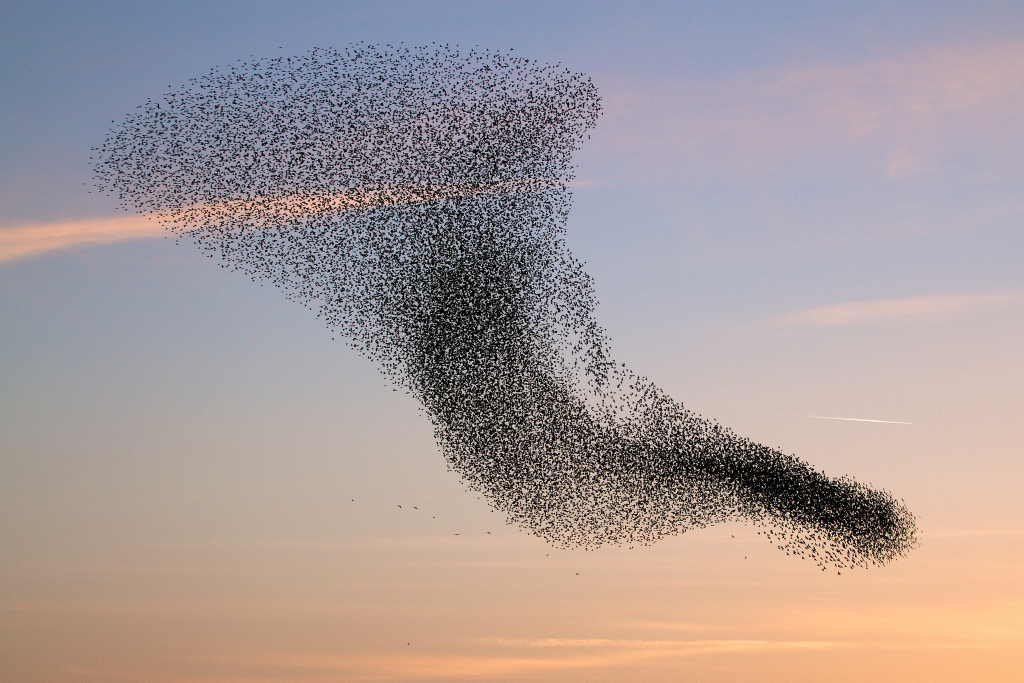
#> input picture 20211023/bird_swarm.jpg, 2048 x 1365 px, found by its file name (shown at 1/2 size)
$ python get_moments.py
#> lines starting #> are read from the running program, lines starting #| are printed output that depends on the picture; after the words box and inside, x2 and y2 are one past the last pixel; in counts of white or black regions, pixels touching at a corner belong together
import numpy as np
import os
import sys
import cv2


if __name__ == "__main__":
    img_file = "./images/bird_swarm.jpg"
    img = cv2.imread(img_file,cv2.IMREAD_COLOR)
#> img is the input picture: shape (1365, 2048, 3); mean B, G, R 153.4, 154.3, 167.2
    gray_img = cv2.cvtColor(img,cv2.COLOR_RGB2GRAY)
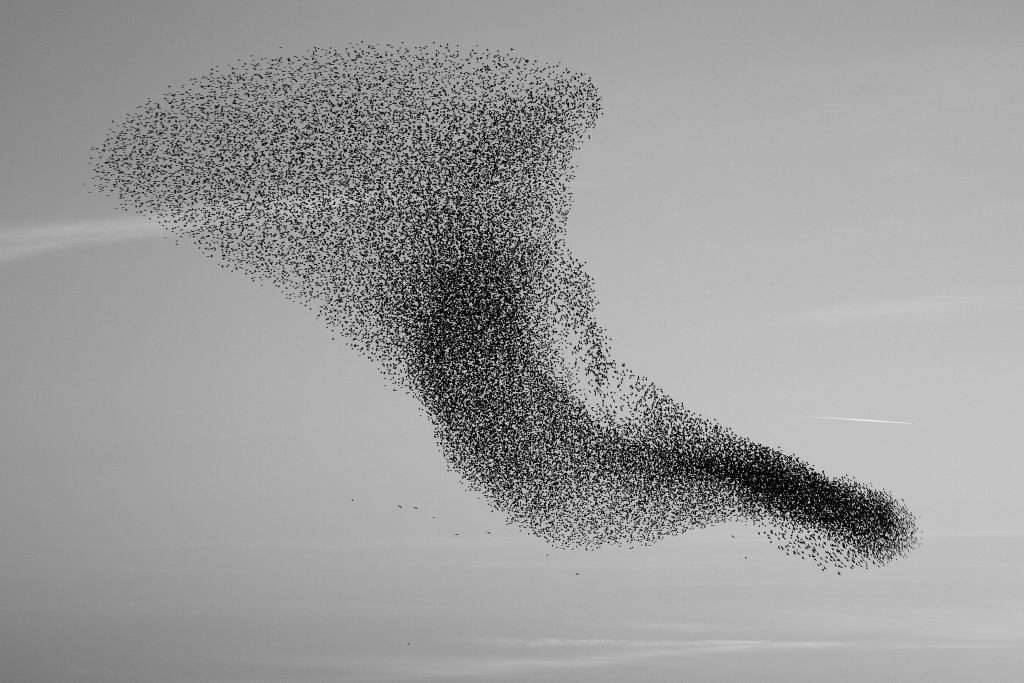
#> gray_img: shape (1365, 2048) (shown at 1/2 size); min 0, max 254, mean 155.5
    retval, bin_img = cv2.threshold(gray_img, 50, 1, cv2.THRESH_BINARY_INV)
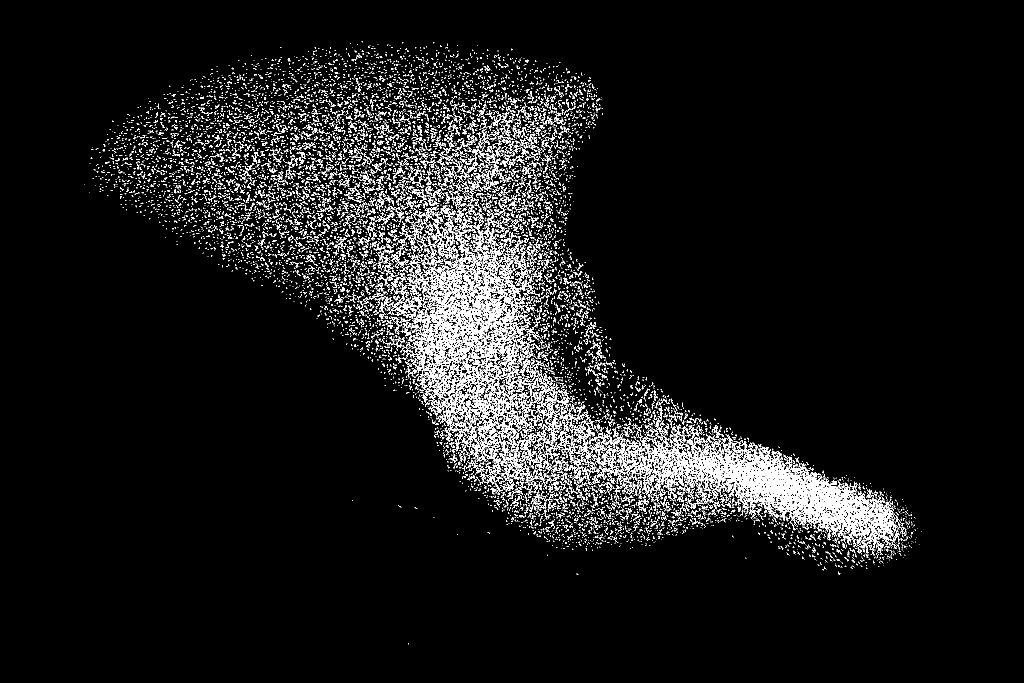
#> bin_img: shape (1365, 2048) (shown at 1/2 size); values 0 (black) and 1 (white), 7% white in thin lines or dots, all inside (x1, y1, x2, y2) = (169, 82, 1844, 1289)
    out_img = bin_img * 255

    m00 = m01 = m10 = m11 = m20 = m02 = m21 = m12 = 0
    height, width = bin_img.shape
#> height = 1365; width = 2048
    for y in range(height):
        for x in range(width):
            m00 += bin_img[y, x]
            m10 += x * bin_img[y, x]
            m01 += y * bin_img[y, x]
            m11 += x * y * bin_img[y, x]
            m20 += x * x * bin_img[y, x]
            m02 += y * y * bin_img[y, x]
            m21 += x * x * y * bin_img[y, x]
            m12 += x * y * y * bin_img[y, x]
#> after the loop, m00 = 196983; m01 = 130056391; m02 = 100750812255; m10 = 204790841; m11 = 148705868321; m12 = 123070005689891; m20 = 234561677429; m21 = 184198739286299
    cx = m10/m00
#> cx = 1039.6
    cy = m01/m00
#> cy = 660.2
    print('Centriod: ({0:.2f}, {1:.2f})'.format(cx, cy))
#| Centriod: (1039.64, 660.24)

    mu00 = m00
#> mu00 = 196983
    mu11 = m11 - cx * m01
#> mu11 = 1.35e+10
    mu20 = m20 - cx * m10
#> mu20 = 2.17e+10
    mu02 = m02 - cy * m01
#> mu02 = 1.49e+10
    theta = 1 / 2 * np.arctan2(2 * mu11 / mu00, (mu20 - mu02) / mu00)
#> theta = 0.662
    print('Angle {0:.2f}'.format(theta * 180 / np.pi))
#| Angle 37.96

    # visual
    rho = 800
    dx_major = rho * np.cos(theta)
#> dx_major = 630.8
    dy_major = rho * np.sin(theta)
#> dy_major = 492.1
    dx_minor = 0.3 * rho * np.cos(theta - np.pi / 2)
#> dx_minor = 147.6
    dy_minor = 0.3 * rho * np.sin(theta - np.pi / 2)
#> dy_minor = -189.2
    # short
    short_axis=[(int(cx-dx_minor),int(cy-dy_minor)),(int(cx),int(cy)),(int(cx+dx_minor),int(cy+dy_minor))]
#> short_axis = [(892, 849), (1039, 660), (1187, 471)]
    for i in range(len(short_axis)-1):
        cv2.line(img,short_axis[i],short_axis[i+1],color=(255,0,0),thickness=2)
#> this loop made 2 passes
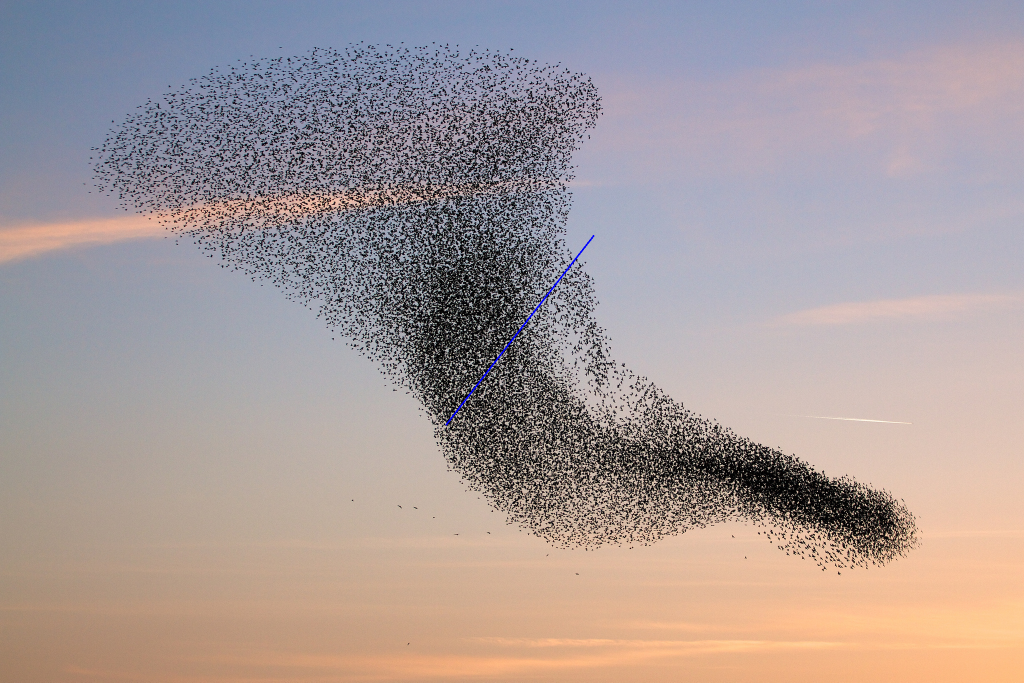
#> img: shape (1365, 2048, 3) (shown at 1/2 size); 0.06% of pixels changed, all inside (x1, y1, x2, y2) = (891, 470, 1189, 851)
    for pt in short_axis:
        cv2.circle(img,pt,radius=5,color=(255,0,0),thickness=3,lineType=-1)
#> this loop made 3 passes
#> img: shape (1365, 2048, 3); 0.01% of pixels changed, all inside (x1, y1, x2, y2) = (885, 464, 1195, 857)

    # long
    long_axis = [(int(cx - dx_major), int(cy - dy_major)), (int(cx), int(cy)), (int(cx + dx_major), int(cy + dy_major))]
#> long_axis = [(408, 168), (1039, 660), (1670, 1152)]
    for i in range(len(long_axis) - 1):
        cv2.line(img, long_axis[i], long_axis[i + 1], color=(0, 0, 255), thickness=2)
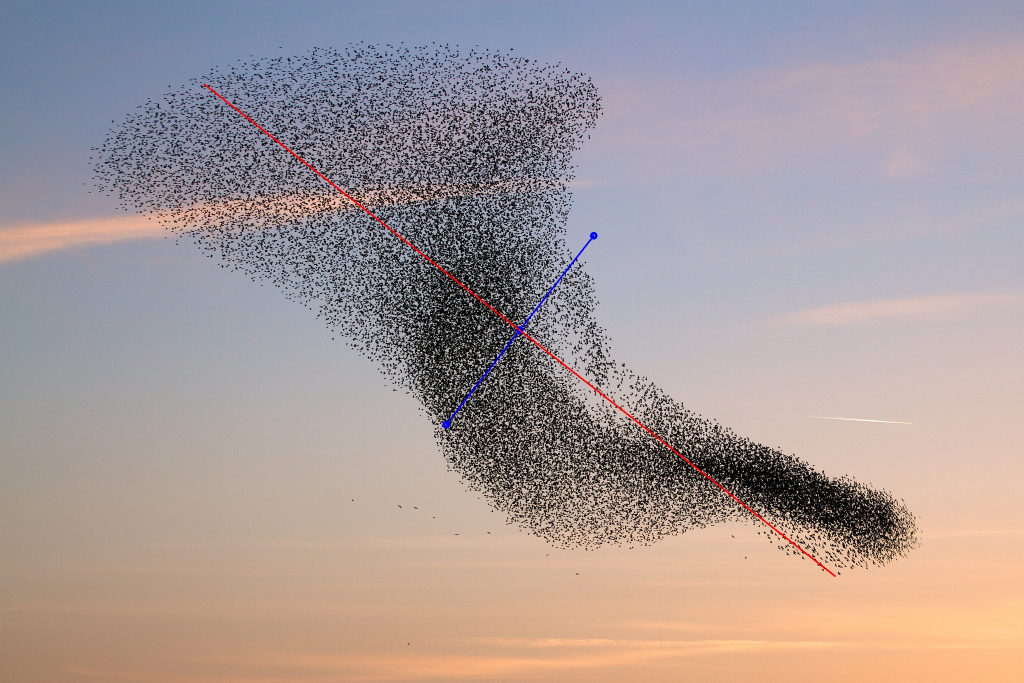
#> img: shape (1365, 2048, 3) (shown at 1/2 size); mean B, G, R 153.2, 154, 167.3
    for pt in long_axis:
        cv2.circle(img,pt,radius=5,color=(0,0,255),thickness=3,lineType=-1)
#> this loop made 3 passes
#> img: shape (1365, 2048, 3); 0.01% of pixels changed, all inside (x1, y1, x2, y2) = (401, 161, 1678, 1160)

    cv2.circle(img, (int(cx),int(cy)), radius=5, color=(0, 255, 0), thickness=3, lineType=-1)
#> img: shape (1365, 2048, 3); mean B, G, R 153.2, 154, 167.3

    cv2.imshow("img",img)
    cv2.imwrite("./results/task04/out5.jpg", img)
    cv2.waitKey(0)
